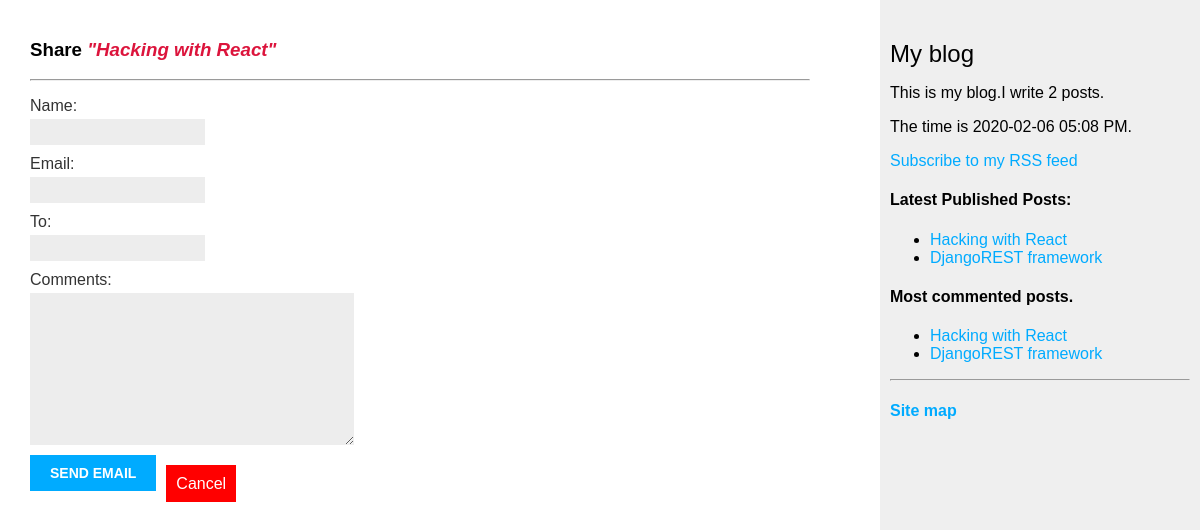
Page /blog/6/share on the earlier database version.
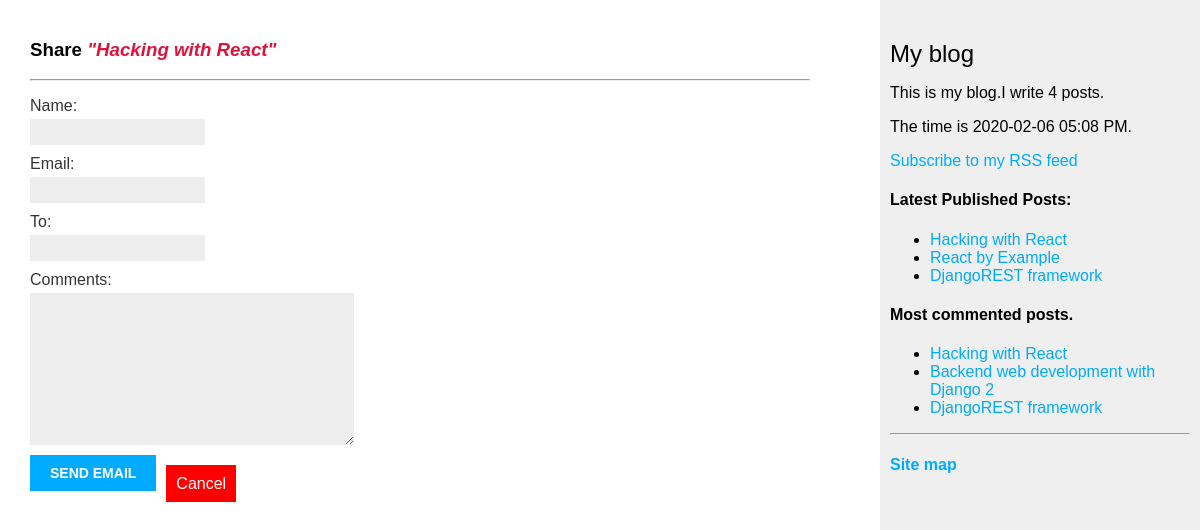
Same page on the later database version.
### blog/models.py (models this page shows, shortened)
class Post(models.Model):
    STATUS_CHOICES=(
        ('draft', 'Draft'),
        ('published', 'Published'),
    )
    title = models.CharField(max_length=50)
    slug = models.SlugField(max_length=50, unique_for_date='publish')
    body = models.TextField()
    author = models.ForeignKey(User, on_delete=models.CASCADE, related_name='blog_posts')
    publish = models.DateTimeField(default=timezone.now)
    created = models.DateTimeField(auto_now_add=True)
    updated = models.DateTimeField(auto_now=True)
    status = models.CharField(max_length=10, choices=STATUS_CHOICES, default='draft')
    objects = models.Manager()
    published = PublishedManager()
    draft = DraftManager()
    tags=TaggableManager()
    class Meta:
        ordering=('-publish', 'title',)
    def get_absolute_url(self):
        return reverse('blog:post_detail', args=[self.publish.year,
                                    self.publish.strftime('%m'),
                                    self.publish.strftime('%d'),
                                    self.slug])

### blog/views.py (the view)
# urls.py: path('<int:post_id>/share', views.post_share, name='post_share'),
def post_share(request, post_id):
    post=get_object_or_404(Post, id=post_id, status='published')
    sent=False
    if request.method=='POST':
        form=EmailPostForm(request.POST)
        if form.is_valid():
            cd=form.cleaned_data
            post_url=request.build_absolute_uri(post.get_absolute_url())
            subject='{} ({}) recommends yor reading "{}'.format(cd['name'], cd['email'], post.title)
            message='Read "{}" at {}\n\n{}\'s comments: {}'.format(post.title, post_url, cd['name'], cd['comments'])
            send_mail(subject, message, 'george.condeescu@gmail.com', ['george_condeescu@yahoo.com'], fail_silently=False)
            sent=True
    else:
        form=EmailPostForm()
    return render(request, 'share.html', {'post':post, 'form':form, 'sent':sent})

### blog/forms.py
class EmailPostForm(forms.Form):
    name=forms.CharField(max_length=25)
    email=forms.EmailField()
    to=forms.EmailField()
    comments=forms.CharField(required=False, widget=forms.Textarea)

### blog/models.py (called while the page is built)
    def get_queryset(self):
        return super(PublishedManager, self).get_queryset().filter(status='published')

### blog/templatetags/blog_tags.py (called while the page is built)
@register.simple_tag
def total_posts():
    return Post.published.count()

@register.simple_tag
def current_time(format_string):
    return timezone.datetime.now().strftime(format_string)

@register.inclusion_tag('latest_posts.html')
def show_latest_posts(count=5):
    latest_posts=Post.published.order_by('-publish')[:count]
    return {'latest_posts':latest_posts}

@register.simple_tag
def get_most_commented_posts():
    return Post.published.annotate(total_comments=Count('comments')).order_by('-total_comments')[:3]

### blog/templates/share.html (shortened to what this page needs)
{% extends 'base.html' %}
{% block content %}
<h3>Share <span class ="shtitle">"{{post.title}}"</span></h3>
<hr/>
{% if sent %}
<h3>Email successfully sent</h3>
<hr/>
"{{post.title}}" was successfully sent by e-mail.
{% else %}
<form action="" method="POST">
{{ form.as_p }}
<input type="submit" value="Send email"/><br/><br/><br/><br/><br/><br/><br/><br/><br/><br/><br/><br/><br/><br/>
<br/><br/><br/><br/><br/><br/><br/>
<a href="{% url 'blog:post_list' %}" class="btn_cancel">Cancel</a>
</form>
{% endif %}
{% endblock %}

### blog/templates/base.html (shortened to what this page needs)
{% load blog_tags %}
{% load static %}
<html>
<head>
<link href="{% static '/blog/css/blog.css' %}" rel="stylesheet">
<link href="//maxcdn.bootstrapcdn.com/font-awesome/4.7.0/css/font-awesome.min.css" rel="stylesheet">
</head>
<body>
<div id="content">
{% block content %}
{% endblock %}
</div>
<div id="sidebar">
<h2>My blog</h2>
<p>This is my blog.I write {% total_posts %} posts.</p>
{% current_time "%Y-%m-%d %I:%M %p" as the_time %}
<p>The time is {{ the_time }}.</p>
<p><a href="{% url 'blog:post_feed' %}">Subscribe to my RSS feed</a></p>
<h4>Latest Published Posts:</h4>
{% show_latest_posts 3 %}
<h4>Most commented posts.</h4>
{% get_most_commented_posts as most_commented_posts %}
<ul>
{% for post in most_commented_posts %}
<li><a href="{{post.get_absolute_url}}">{{post.title}}</a></li>
{% endfor %}
</ul>
<hr/>
<h4><a href="/sitemap.xml">Site map</a></h4>
</div>
</body>
</html>

### blog/templates/latest_posts.html
<ul>
{% for post in latest_posts %}
<li><a href="{{ post.get_absolute_url }}">{{post.title}}</a></li>
{% endfor %}
</ul>

Differences in the rows shown:
now on this page (row edited): Post: title "React by Example", shown under "Latest Published Posts:"
now on this page (row edited): Post: title "Backend web development with Django 2", shown under "Most commented posts."
Other differences:
text no longer shown: "2"
text now shown: "4"
